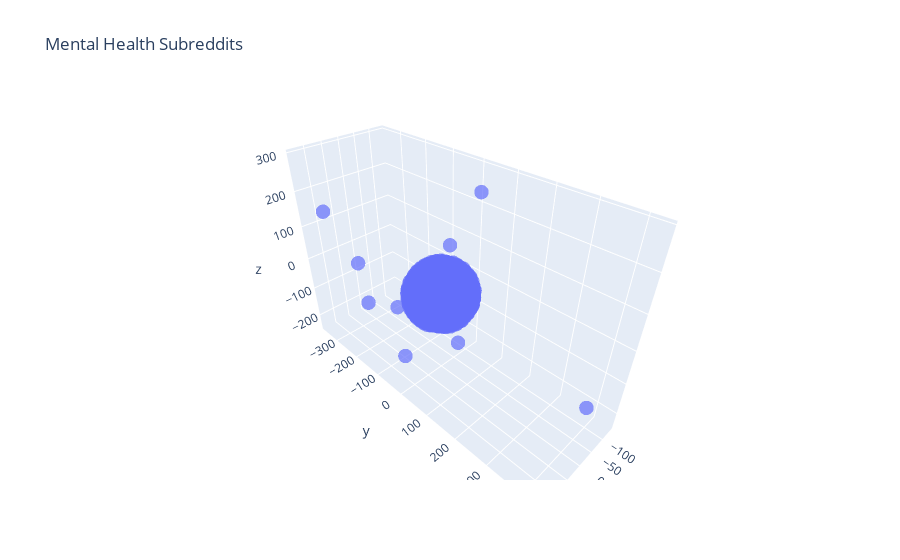

The notebook cell this image was saved under:
### Code cell
##can't figure out how to give different subreddits different colors. Array is reduced in size for some reason 
##and not sure how to configure our data with this...
words = data.Body

x, y, z = get_coordinates(model, words)

plot = [go.Scatter3d(x = x,
                    y = y,
                    z = z,
                    mode = 'markers+text',
                    textposition='bottom center',
                    hoverinfo = 'text',
                    marker=dict(size=5,opacity=0.7))]

layout = go.Layout(title='Mental Health Subreddits')
fig = go.Figure(data=plot, layout=layout)
plt.iplot(fig)

### Figure 1 — Plotly figure (JSON) as saved in the notebook; plotly's stock layout.template omitted (floating-point values rounded to 4 significant figures; data arrays with more than 128 entries replaced by an {"elided": "..."} marker saying what was removed)
{"data": [{"hoverinfo": "text", "marker": {"opacity": 0.7, "size": 5}, "mode": "markers+text", "textposition": "bottom center", "type": "scatter3d", "x": {"elided": "5565 float values"}, "y": {"elided": "5565 float values"}, "z": {"elided": "5565 float values"}}], "layout": {"title": {"text": "Mental Health Subreddits"}}}
